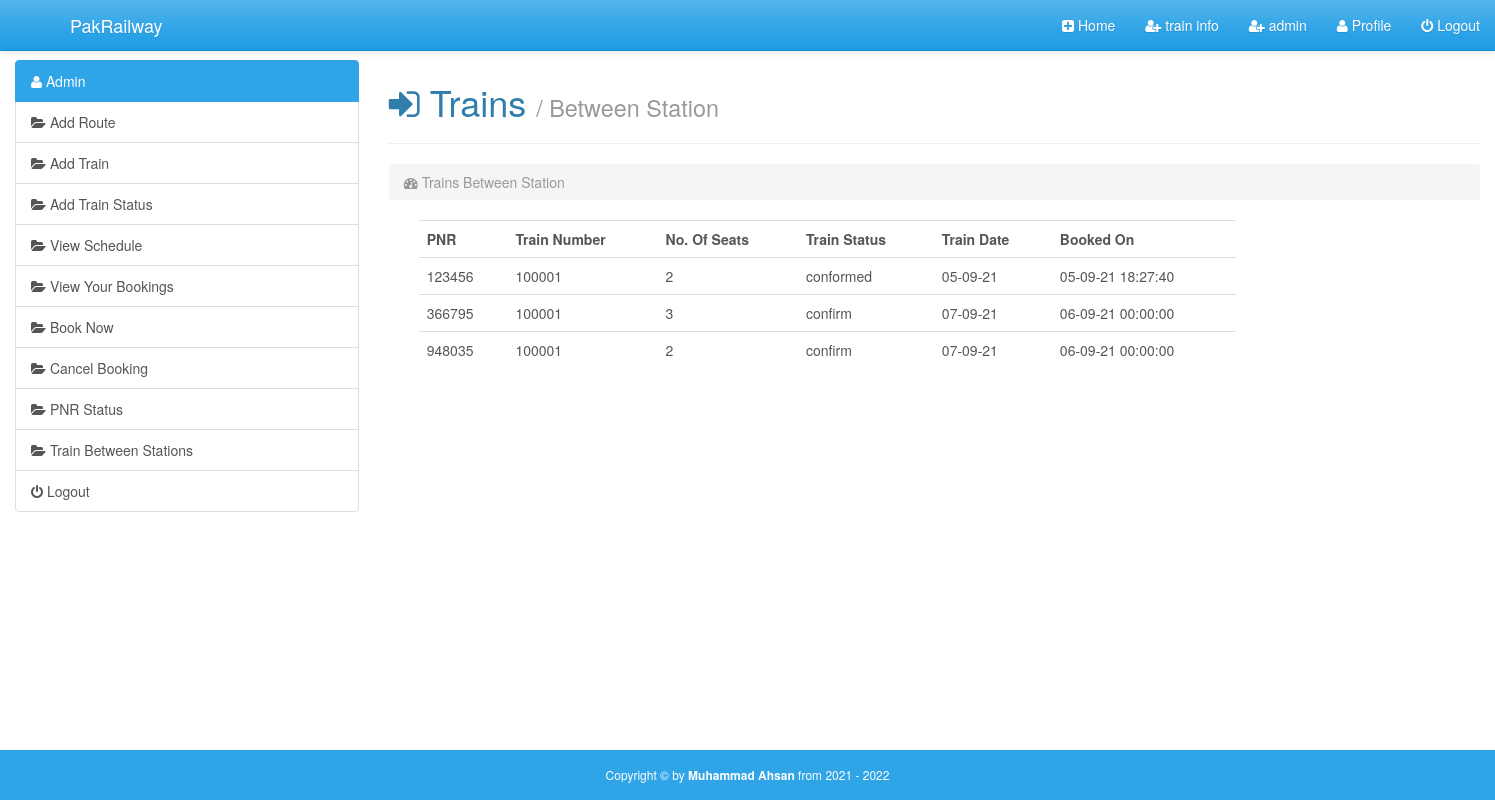
Screenshot of /view_booking.php (signed in) with the database file from the repository.
### tables this page shows
CREATE TABLE `tickets` (
  `pnr` int(11) NOT NULL,
  `passenger_name` varchar(40) NOT NULL,
  `TrainNumber` int(11) NOT NULL,
  `no_of_seats` int(11) NOT NULL,
  `train_status` varchar(20) NOT NULL,
  `booking_date` date NOT NULL,
  `booked_on` datetime NOT NULL
);

### view_booking.php (the view, shortened to what this page needs)
<?php
  require_once('inc/top.php');
$statement = $connection->prepare("SELECT * FROM tickets WHERE passenger_name=? ");
$statement->execute(array($_SESSION['user_name']));
?>
  </head>
  <body>
    <div id="wrapper">
    <?php require_once('inc/header.php') ?>
        <div class="container-fluid body-section">
            <div class="row">
                <?php require_once('inc/sidebar.php') ?>
                <div class="col-md-9">
                    <h1><i class="fa fa-sign-in"></i> Trains <small>/ Between Station</small></h1><hr>
                    <ol class="breadcrumb">
                      <li class="active"><i class="fa fa-tachometer"></i> Trains Between Station</li>
                    </ol>
                    <div id="login">
                        <div class="container">
                            <div id="login-row" class="row justify-content-center align-items-center">
                                <div id="login-column" class="col-md-9">
                                <div class="col-md-12 forminput">
			<table class="table tablebg">
					<tr>
						<th>PNR</th>
						<th>Train Number</th>
						<th>No. Of Seats</th>
						<th>Train Status</th>
						<th>Train Date</th>
						<th>Booked On</th>
					</tr>
<?php
	$result = $statement->fetchAll(PDO::FETCH_ASSOC);
	foreach ($result as $row) {
?>
					<tr>
						<td><?php echo $row['pnr'] ?></td>
						<td><?php echo $row['TrainNumber'] ?></td>
						<td><?php echo $row['no_of_seats'] ?></td>
						<td><?php echo $row['train_status'] ?></td>
						<td><?php echo date('d-m-y',strtotime($row['booking_date'])) ?></td>
						<td><?php echo date('d-m-y H:i:s',strtotime($row['booked_on'])) ?></td>
					</tr>
<?php } ?>
				</table></div>
                                </div>
                            </div>
                        </div>
                    </div>
                </div>
            </div>
        </div>
        <?php require_once('inc/footer.php') ?>

### inc/top.php (shortened to what this page needs)
<!DOCTYPE html>
<html lang="en">
  <head>
    <link href="css/font-awesome.css" rel="stylesheet">
    <link href="css/animated.css" rel="stylesheet">
    <link href="css/bootstrap.min.css" rel="stylesheet">
    <link href="css/style.css?v=<?php echo time(); ?>" rel="stylesheet">

### inc/header.php (shortened to what this page needs)
<nav class="navbar navbar-default navbar-fixed-top">
  <div class="container-fluid">
    <div class="navbar-header">
      <a class="navbar-brand" style="margin-top: 0; padding-top : 3px;" href="index.php"></a>
      <a class="navbar-brand" href="index.php">PakRailway</a>
    </div>
    <div class="collapse navbar-collapse" id="bs-example-navbar-collapse-1">
      <ul class="nav navbar-nav navbar-right">
        <li><a href="./index.php"><i class="fa fa-plus-square"></i> Home</a></li>
        <li><a href="./view_schedule.php"><i class="fa fa-user-plus"></i> train info</a></li>
        <li><a href="./admin_login.php"><i class="fa fa-user-plus"></i> admin</a></li>
        <?php
          if(isset($_SESSION['user_id'])){
            echo '<li><a href="./profile.php"><i class="fa fa-user"></i> Profile</a></li>';
            echo '<li><a href="db/logout.php"><i class="fa fa-power-off"></i> Logout</a></li>';
          }else{
            echo '<li><a href="./loginform.php"><i class="fa fa-sign-in"></i> Login</a></li>';
            echo '<li><a href="./regestrform.php"><i class="fa fa-sign-out"></i> Signup</a></li>';
          }
        ?>
      </ul>
    </div>
  </div>
</nav>

### inc/sidebar.php (shortened to what this page needs)
<?php
    if(isset($_SESSION['user_email']) == "admin@gmail.com"){
      ?>
        <div id="show" class="col-md-3">
            <div class="list-group">
                <a href="./profile.php" class="list-group-item active">
                    <i class="fa fa-user"></i> Admin
                </a>
                <a href="./add_route.php" class="list-group-item">
                    <i class="fa fa-folder-open"></i> Add Route
                </a>
                <a href="./add_train.php" class="list-group-item">
                    <i class="fa fa-folder-open"></i> Add Train
                </a>
                <a href="./add_train_status.php" class="list-group-item">
                    <i class="fa fa-folder-open"></i> Add Train Status
                </a>
                <a href="./view_schedule.php" class="list-group-item">
                    <i class="fa fa-folder-open"></i> View Schedule
                </a>
                <a href="./view_booking.php" class="list-group-item">
                    <i class="fa fa-folder-open"></i> View Your Bookings
                </a>
                <a href="./booking.php" class="list-group-item">
                    <i class="fa fa-folder-open"></i> Book Now
                </a>
                <a href="./cancel.php" class="list-group-item">
                    <i class="fa fa-folder-open"></i> Cancel Booking
                </a>
                <a href="./pnr.php" class="list-group-item">
                    <i class="fa fa-folder-open"></i> PNR Status
                </a>
                <a href="./trains_between_stations.php" class="list-group-item">
                    <i class="fa fa-folder-open"></i> Train Between Stations
                </a>
                <a href="./bookinghistory.php" class="list-group-item">
                    <i class="fa fa-power-off"></i> Logout
                </a>
            </div>
        </div>
        <?php
    }
?>

### inc/footer.php (shortened to what this page needs)
        <footer class="text-center">
            Copyright &copy; by <a href="#">Muhammad Ahsan</a> from 2021 - 2022
        </footer>
    </div>
  </body>
</html>

### css/style.css (style rules this page uses)
html,body { height: 100%; }
body { padding-top: 60px; }
#wrapper { min-height: 100%; position: relative; }
.body-section { padding-bottom: 70px; }
footer { background:#2FA4E7; color:white; height: 50px; line-height: 50px; font-size: 12px; position: absolute; bottom: 0; width: 100%; }
footer a { color:white; font-weight: bold; }

### rows the page displays
tickets: pnr "123456", TrainNumber "100001", no_of_seats "2", train_status "conformed", booking_date "05-09-21", booked_on "05-09-21 18:27:40"
tickets: pnr "366795", TrainNumber "100001", no_of_seats "3", train_status "confirm", booking_date "07-09-21", booked_on "06-09-21 00:00:00"
tickets: pnr "948035", TrainNumber "100001", no_of_seats "2", train_status "confirm", booking_date "07-09-21", booked_on "06-09-21 00:00:00"
